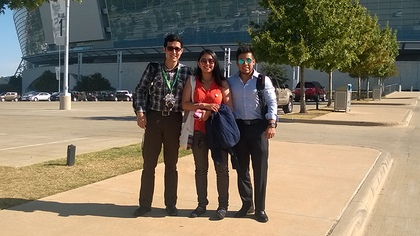
%> input picture CursoVisionArtificial/L2/bg.png, 420 x 236 px, shrunk from 800 x 450 before the run
$ octave binary.m   (GNU Octave 9; MATLAB toolbox functions it lacks are replaced by stand-ins)
%> lines starting %> are read from the running program, lines starting %| are printed output that depends on the picture
% Limpiar Workspace
    clear all
    clc
% Leer Imagen de archivo
    IMG = im2double(imread('bg.png'));
    TEMPLATE = im2double(imread('bg0.png'));
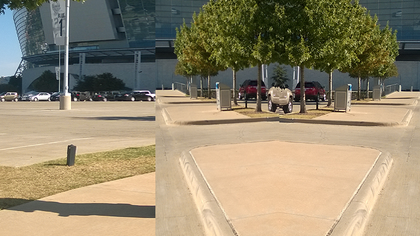
%> input picture CursoVisionArtificial/L2/bg0.png, 420 x 236 px, shrunk from 800 x 450 before the run

    for i = 1:length(TEMPLATE(:,1,1))
        for j = 1:length(TEMPLATE(1,:,1))
            DAVID(i,j) = sum(TEMPLATE(i,j,:));
        end
    end
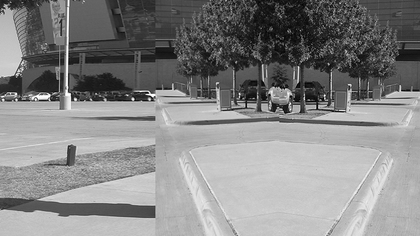
%> DAVID: size 236x420 double; min 0, max 3, mean 1.58; drawn with min black and max white

    for i = 2:length(TEMPLATE(:,1,1))-1
        for j = 2:length(TEMPLATE(1,:,1))-1
            xLBP11 = ceil(max(0,DAVID(i-1,j-1)-DAVID(i,j)));
            xLBP12 = ceil(max(0,DAVID(i,j-1)-DAVID(i,j)));
            xLBP13 = ceil(max(0,DAVID(i+1,j-1)-DAVID(i,j)));

            xLBP21 = ceil(max(0,DAVID(i-1,j)-DAVID(i,j)));
            xLBP22 = ceil(max(0,DAVID(i,j)-DAVID(i,j)));
            xLBP23 = ceil(max(0,DAVID(i+1,j)-DAVID(i,j)));

            xLBP31 = ceil(max(0,DAVID(i-1,j+1)-DAVID(i,j)));
            xLBP32 = ceil(max(0,DAVID(i,j+1)-DAVID(i,j)));
            xLBP33 = ceil(max(0,DAVID(i+1,j+1)-DAVID(i,j)));
            DAVID_LBP(i,j) = sum([xLBP11*2^7 xLBP12*2^6 xLBP13*2^5 ...
                                xLBP21*2^4 xLBP23*2^3 ...
                                xLBP31*2^2 xLBP32*2^1 xLBP33*2^0]);
        end
    end
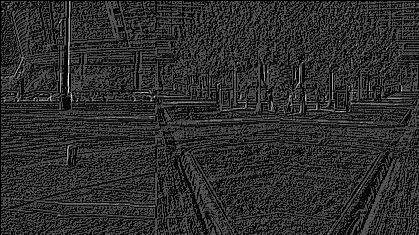
%> DAVID_LBP: size 235x419 double; min 0, max 710, mean 125.7; drawn with min black and max white
    T = DAVID_LBP(:);
    hist(double(T))
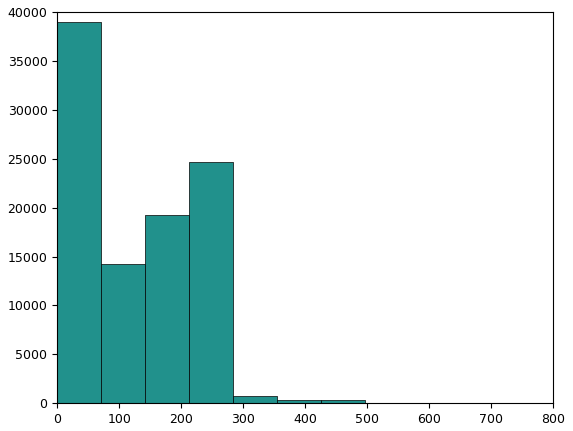
%> figure redrawn from the program's plot data; tallest bar 38984 high, from x = 0 to 71
    DAVID_LBP = uint8(DAVID_LBP);
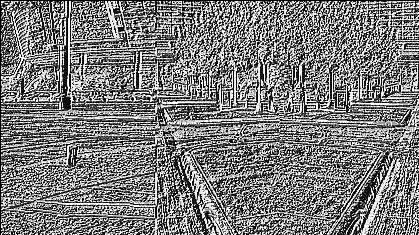
%> DAVID_LBP: size 235x419 uint8; min 0, max 255, mean 124
